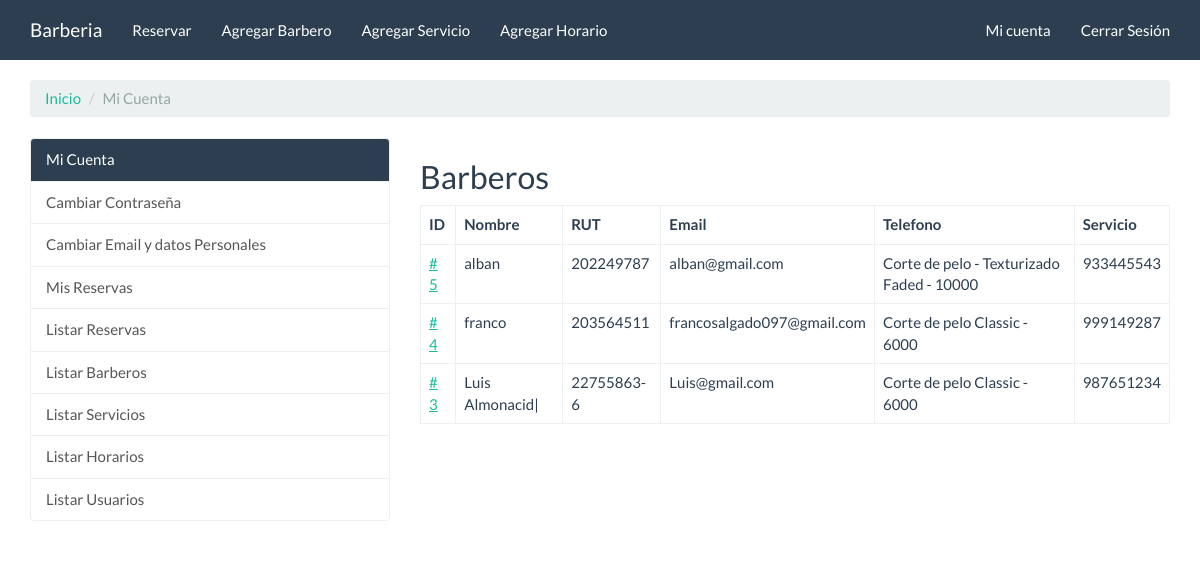
The app's page /barbero/admin/lista/barberos/ (signed in) with its own data.
### apps/barberos/models.py (models this page shows, shortened)
class Barbero(models.Model):
    nombre = models.CharField(verbose_name="Nombre", max_length=200)
    rut = models.CharField(verbose_name="RUT", max_length=15, validators=[validarRut], help_text="Ingrese un rut valido. Ej: 22755865-K")
    email = models.EmailField(verbose_name="Email")
    telefono_regex = RegexValidator(
    regex=r'^\+?1?\d{9,15}$',
    message="El número debe estar en este formato: 933789228")
    telefono = models.CharField(verbose_name="Telefono",
                                validators=[telefono_regex],
                                max_length=17, null=False)
    servicio = models.ForeignKey(Servicio,
                               on_delete=models.CASCADE,
                               related_name='barbero')
    class Meta:
        unique_together = ('rut', 'servicio')

class Servicio(models.Model):
    nombre = models.CharField(verbose_name="Nombre", max_length=200, unique=True,)
    precio = models.IntegerField(verbose_name="Precio")
    def __str__(self):
        return f'{self.nombre} - {self.precio}'

### apps/barberos/views.py (the view)
class BarberoListView(LoginRequiredMixin, TestMixinIsAdmin, ListView):
    login_url = 'cuentas:login'
    template_name = 'barberos/barberos_list.html'
    def get_queryset(self):
        return Barbero.objects.all().order_by('-pk')

### apps/barberos/views.py (called while the page is built)
    def test_func(self):
        is_admin_or_is_staff = self.request.user.is_superuser or \
            self.request.user.is_staff
        return bool(is_admin_or_is_staff)

### templates/barberos/barberos_list.html (shortened to what this page needs)
{% extends "cuentas/index.html" %}
{% block cuentas_container %}
<h2>Barberos</h2>
<table class="table table-bordered">
    <thead>
        <tr>
            <th>
                ID
            </th>
            <th>
                Nombre
            </th>
            <th>
                RUT
            </th>
            <th>
                Email
            </th>
            <th>
                Telefono
            </th>
            <th>
                Servicio
            </th>
        </tr>
    </thead>
    <tbody>
        {% for barbero in object_list %}
        <tr>
            <td>
                <a href=""># {{ barbero.pk }}</a>
            </td>
            <td>
                {{ barbero.nombre }}
            </td>
            <td>
                {{ barbero.rut }}
            </td>
            <td>
                {{ barbero.email }}
            </td>
            <td>
                {{ barbero.servicio }}
            </td>
            <td>
                {{ barbero.telefono }}
            </td>
        </tr>
        {% endfor %}
    </tbody>
</table>
{% endblock %}

### static/assets/extra.css (style rules this page uses)
body { min-height: 100vh; display: flex; flex-direction: column; }

### records on screen
Barbero: pk "5", nombre "alban", rut "202249787", email "alban@gmail.com", servicio "Corte de pelo - Texturizado Faded - 10000", telefono "933445543"
Barbero: pk "4", nombre "franco", rut "203564511", email "francosalgado097@gmail.com", servicio "Corte de pelo Classic - 6000", telefono "999149287"
Barbero: pk "3", nombre "Luis Almonacid|", rut "22755863-6", email "Luis@gmail.com", servicio "Corte de pelo Classic - 6000", telefono "987651234"
